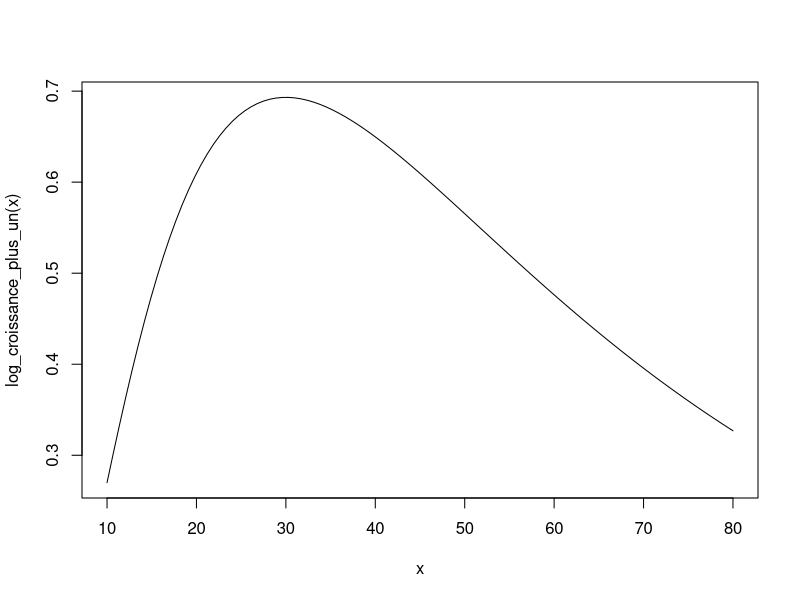
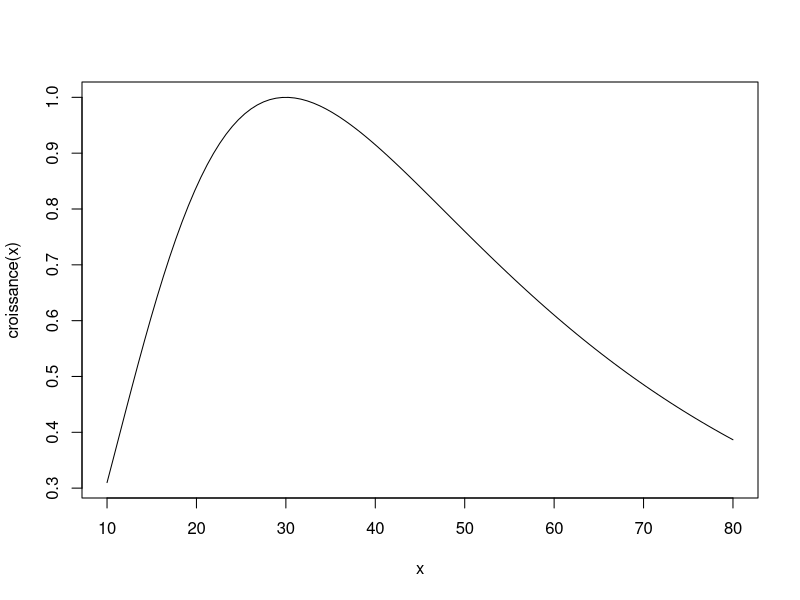
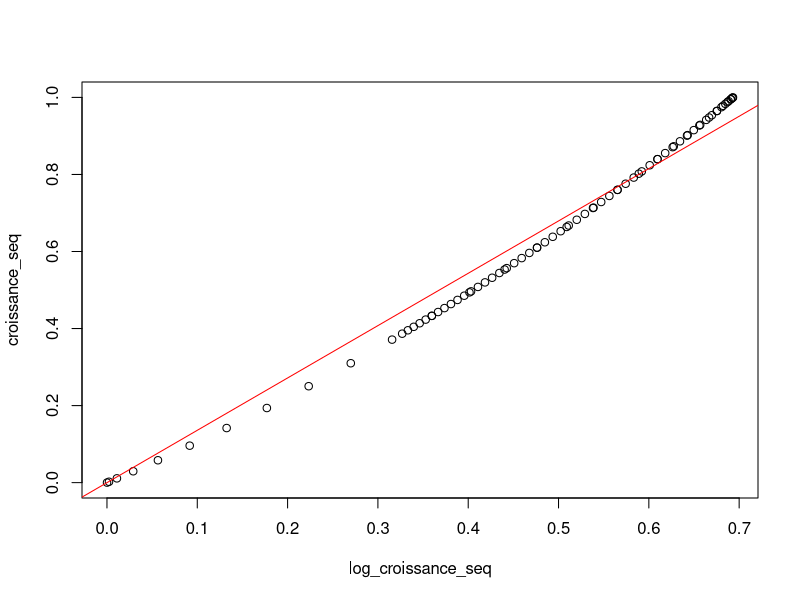
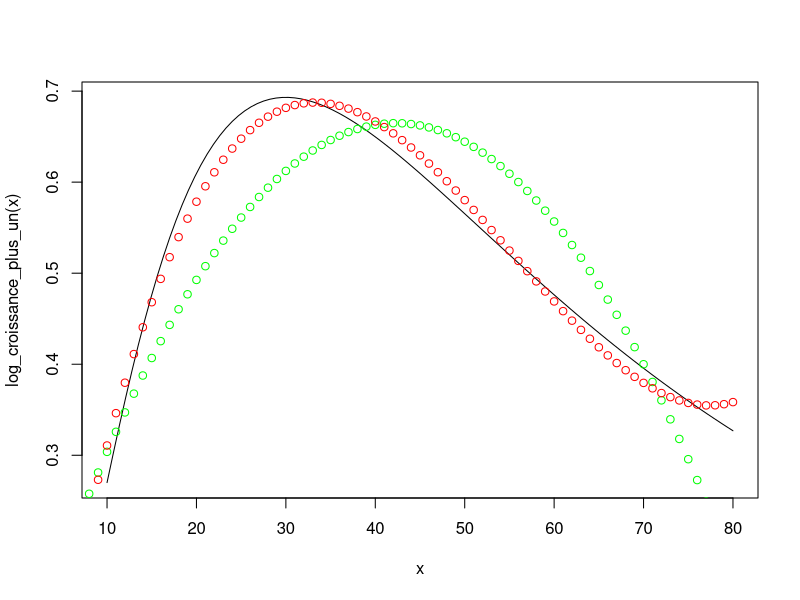

Write R code to recreate these figures, in order.
## ---- chunk 1
Max <- log(2) # log(cm)
Dopt <- 30    # cm
K <- 0.8
## ---- chunk 2
log_croissance_plus_un <- function(d) {
  return(Max * exp(-1 / 2 * (log(d / Dopt) / K)^2))
}
## ---- chunk 3
curve(log_croissance_plus_un, from = 10, to = 80)
## ---- chunk 4
croissance <- function(x) exp(log_croissance_plus_un(x)) - 1
curve(croissance, from = 10, to = 80)
## ---- chunk 5
# Croissance selon le modèle entre 1 et 80 cm
diameters <- 1:80
log_croissance_seq <- sapply(diameters, log_croissance_plus_un)
croissance_seq <-  sapply(diameters, croissance)
plot(croissance_seq ~ log_croissance_seq)
lm_croissance <- lm(croissance_seq ~ log_croissance_seq + 0)
abline(b = lm_croissance$coefficients[1], a = 0,  col = "red")
## ---- chunk 6
# Diamètre au carré et au cube
diameters_squared <- diameters^2
diameters_3 <- diameters^3
## ---- chunk 7
lm_alt2 <- lm(log_croissance_seq ~ diameters + diameters_squared)
summary(lm_alt2)
## ---- chunk 8
lm_alt3 <- lm(log_croissance_seq ~ diameters + diameters_squared + diameters_3)
summary(lm_alt3)
## ---- chunk 9
curve(log_croissance_plus_un, from = 10, to = 80)

# Degré 2
fit2 <- 
  lm_alt2$coefficients[1] + 
  lm_alt2$coefficients[2] * diameters + 
  lm_alt2$coefficients[3] * diameters_squared 
# Points verts
points(y = fit2, x = diameters, col = "green")

# Degré 3
fit3 <- 
  lm_alt3$coefficients[1] + 
  lm_alt3$coefficients[2] * diameters + 
  lm_alt3$coefficients[3] * diameters_squared +
  lm_alt3$coefficients[4] * diameters_3
# Points rouges
points(y = fit3, x = diameters, col = "red")
